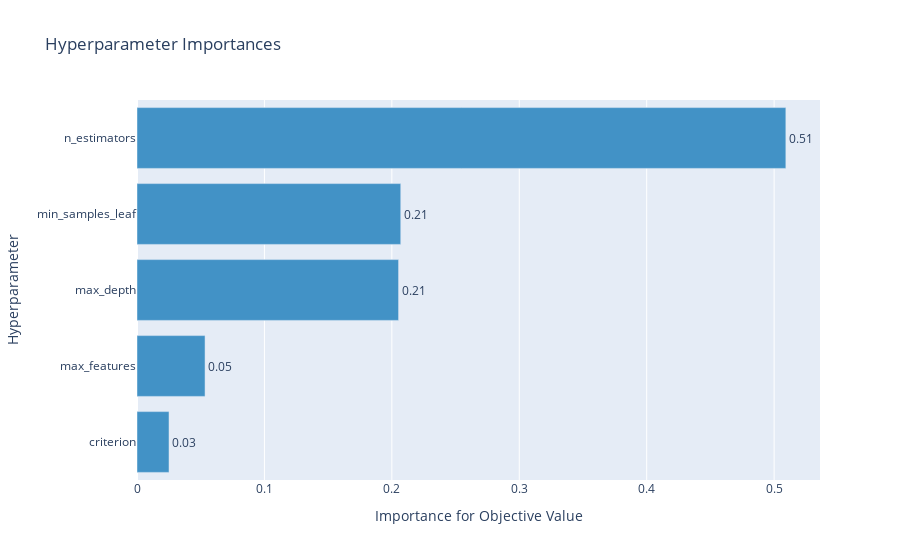

Source (notebook cell):
### Code cell
# 하이퍼파라미터별 중요도
optuna.visualization.plot_param_importances(study)

### Figure 1 — Plotly figure (JSON) as saved in the notebook; plotly's stock layout.template omitted (floating-point values rounded to 4 significant figures)
{"data": [{"cliponaxis": false, "hovertemplate": ["criterion (CategoricalDistribution): 0.025135882198793525<extra></extra>", "max_features (CategoricalDistribution): 0.05340536597567811<extra></extra>", "max_depth (IntDistribution): 0.2052773748994947<extra></extra>", "min_samples_leaf (IntDistribution): 0.2069810568214652<extra></extra>", "n_estimators (IntDistribution): 0.5092003201045685<extra></extra>"], "marker": {"color": "rgb(66,146,198)"}, "orientation": "h", "text": ["0.03", "0.05", "0.21", "0.21", "0.51"], "textposition": "outside", "type": "bar", "x": [0.02514, 0.05341, 0.2053, 0.207, 0.5092], "y": ["criterion", "max_features", "max_depth", "min_samples_leaf", "n_estimators"]}], "layout": {"showlegend": false, "title": {"text": "Hyperparameter Importances"}, "xaxis": {"title": {"text": "Importance for Objective Value"}}, "yaxis": {"title": {"text": "Hyperparameter"}}}}
